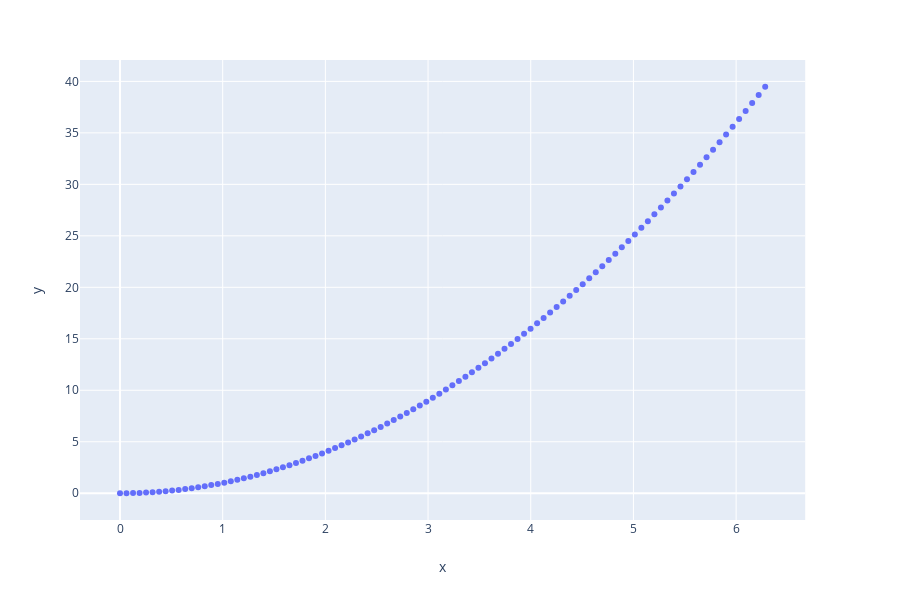

The notebook cell this image was saved under:
### Markdown cell above
## Scatter plots

`px.scatter`

### Code cell
import plotly.express as px
import numpy as np
x = np.linspace(0, 2*np.pi, 100)
fig = px.scatter(x=x, y=x**2)
fig.show()
